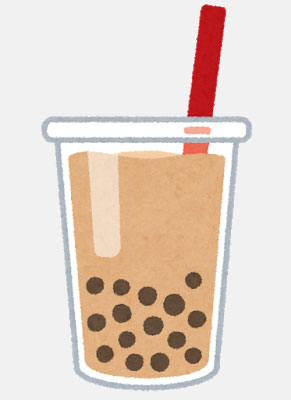
#> input picture tapioka_drink.jpg, 291 x 400 px
$ jupyter execute --allow-errors Untitled1.ipynb
#> lines starting #> are read from the running program, lines starting #| are printed output that depends on the picture; after the words box and inside, x2 and y2 are one past the last pixel; in counts of white or black regions, pixels touching at a corner belong together
[cell 1]
import cv2
import numpy as np
import matplotlib.pyplot as plt

[cell 2]
# カラーで読み込んだ画像をcvtColorを用いてhsvに変更
file_path = "tapioka_drink.jpg"
img_cl = cv2.imread(file_path, 6)
#> img_cl is the input picture: shape (400, 291, 3); mean B, G, R 202.9, 213.5, 228.9

[cell 3]
## 画像を表示 ##
plt.imshow(img_cl)
plt.show()

[cell 4]
img_cl = cv2.imread(file_path, 1)

[cell 5]
## 画像を表示 ##
plt.imshow(img_cl)
plt.show()

[cell 6]
img_cl = cv2.imread(file_path, 2)
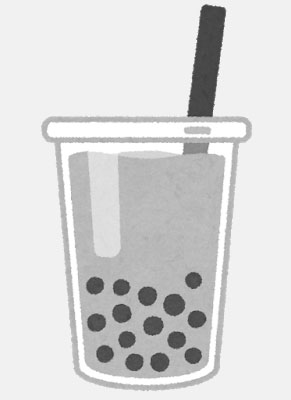
#> img_cl: shape (400, 291); min 55, max 255, mean 216.9

[cell 7]
## 画像を表示 ##
plt.imshow(img_cl)
plt.show()

[cell 8]
img_cl = cv2.imread(file_path, 6)

[cell 9]
## 画像を表示 ##
plt.imshow(img_cl)
plt.show()

[cell 10]
## 赤色の範囲を定義 ##
hsv_min = np.array([150, 64, 0])
hsv_max = np.array([180, 255, 255])

#> (a cell that did not finish here is left out)

[cell 12]
img_hsv = cv2.cvtColor(img_cl, cv2.COLOR_BGR2HSV)
#> img_hsv: shape (400, 291, 3); mean H, S, V 19.4, 35, 229.9

[cell 13]
## 画像を表示 ##
plt.imshow(img_hsv)
plt.show()

[cell 14]
## 赤色をマスクする ##
mask = cv2.inRange(img_hsv, hsv_min, hsv_max)
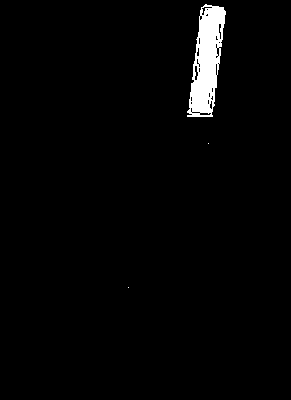
#> mask: shape (400, 291); 2.2% white; 3 white regions (2 under 20 px), largest, box (x1, y1, x2, y2) and area: (187, 4, 226, 117) 2568
mask = cv2.bitwise_not(mask)
img_hsv = cv2.bitwise_and(img_hsv, img_hsv, mask = mask)
#> img_hsv: shape (400, 291, 3); mean H, S, V 15.4, 30.1, 225.8

[cell 15]
## 画像を表示 ##
plt.imshow(img_hsv)
plt.show()

[cell 16]
## 背景の黒い部分などを白くする ##
img_hsv[:, :, 2] = np.where(img_hsv[:, :, 2] < 10, 255 * np.ones_like(img_hsv[:, :, 2]), img_hsv[:, :, 2])
#> img_hsv: shape (400, 291, 3); mean H, S, V 15.4, 30.1, 231.4

[cell 17]
## 画像を表示 ##
plt.imshow(img_hsv)
plt.show()

[cell 18]
## HSVからBGRを経由して白黒に変更する ##
img_bgr = cv2.cvtColor(img_hsv, cv2.COLOR_HSV2BGR)
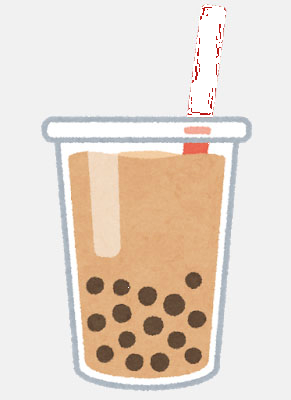
#> img_bgr: shape (400, 291, 3); mean B, G, R 207.7, 218.3, 230.4
img_bw  = cv2.cvtColor(img_bgr, cv2.COLOR_BGR2GRAY)
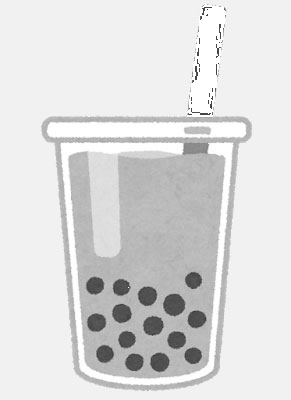
#> img_bw: shape (400, 291); min 56, max 255, mean 220.7

[cell 19]
## 画像を表示 ##
plt.imshow(img_bgr)
plt.show()

[cell 20]
## 画像を表示 ##
plt.imshow(img_bw)
plt.show()

[cell 21]
## ごみを取るためのブラシ処理 ##
img_bw_b = cv2.blur(img_bw, (3, 3))

[cell 22]
## 画像を表示 ##
plt.imshow(img_bw_b)
plt.show()

[cell 23]
## 暗い部分のみ残してみる ##
img_bw_b = np.where(img_bw_b < 90, 255, 0)
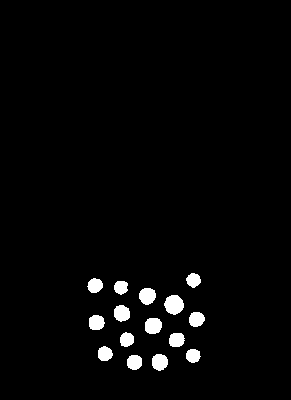
#> img_bw_b: shape (400, 291) int64; 2.5% white; 15 white regions, largest, box (x1, y1, x2, y2) and area: (164, 295, 184, 315) 299, (145, 318, 162, 334) 232, (139, 288, 156, 305) 226

$ run again, with HSV_color_space_H=255.png saved as tapioka_drink.jpg
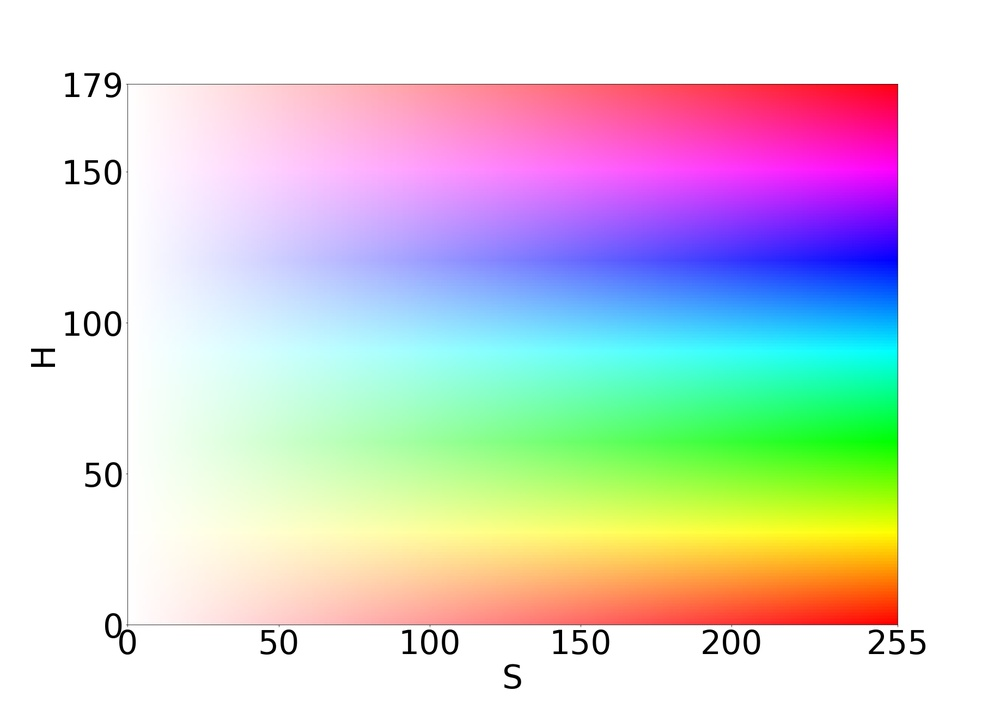
#> input picture HSV_color_space_H=255.png, 1000 x 702 px, shrunk from 1836 x 1288 before the run
#> img_cl is the input picture: shape (702, 1000, 3); mean B, G, R 215.1, 215.2, 214.6
#> img_cl: shape (702, 1000)
#> `mask = cv2.inRange(img_hsv, hsv_min, hsv_max)`:
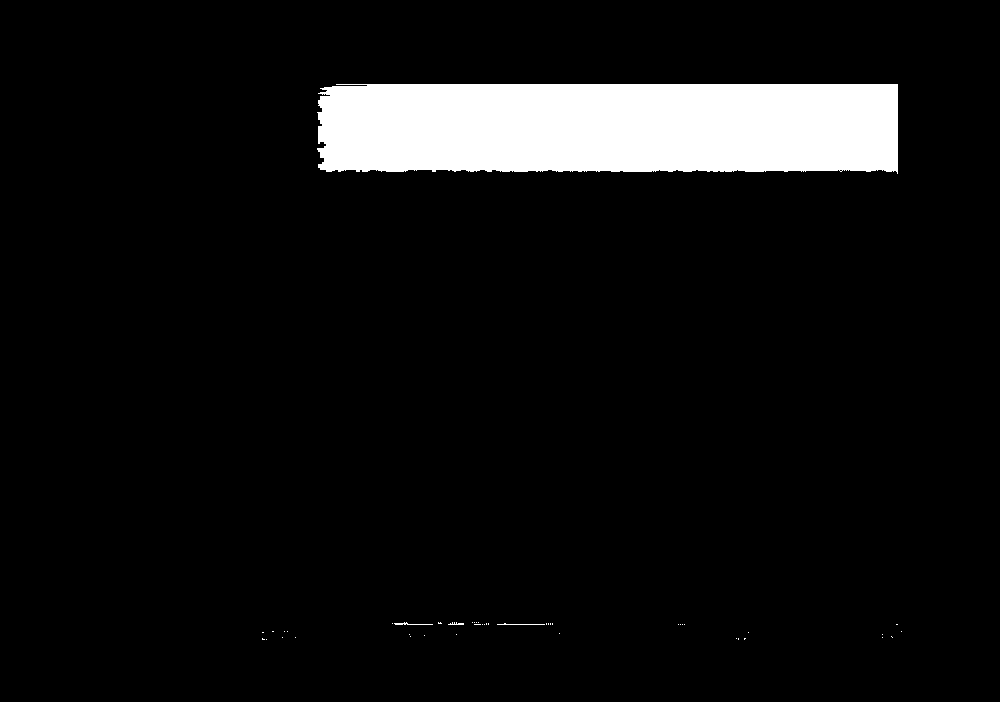
#> mask: shape (702, 1000); 7.2% white; 45 white regions (41 under 20 px), largest, box (x1, y1, x2, y2) and area: (317, 84, 898, 174) 50320, (394, 622, 433, 625) 52, (497, 623, 545, 625) 50, (448, 622, 464, 625) 29
#> `img_bw_b = np.where(img_bw_b < 90, 255, 0)`:
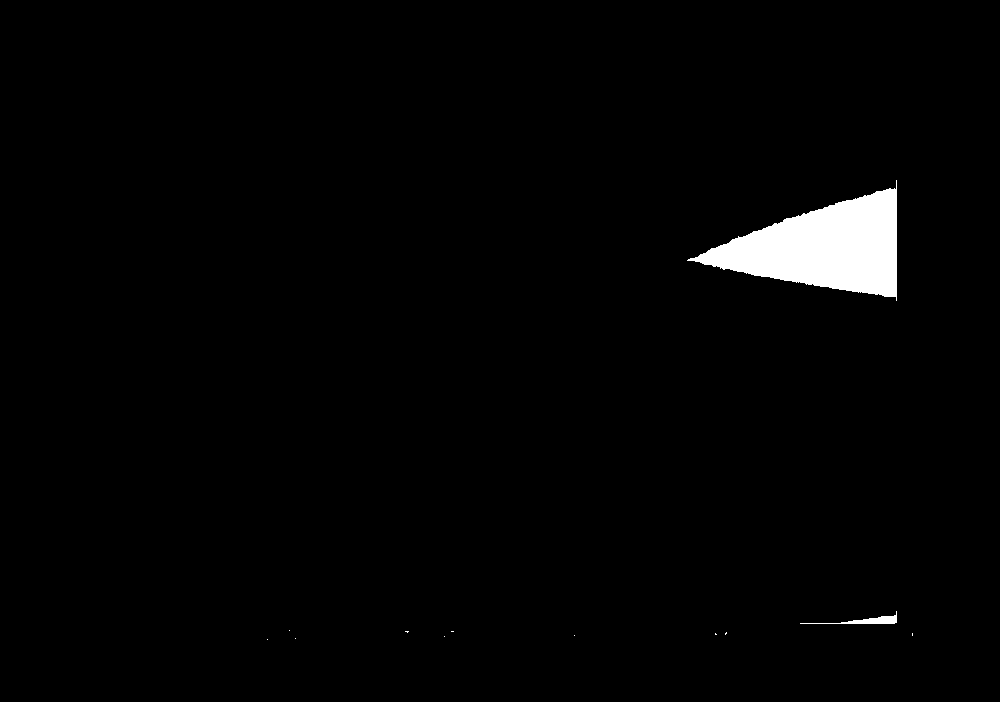
#> img_bw_b: shape (702, 1000) int64; 1.9% white; 12 white regions (10 under 20 px), largest, box (x1, y1, x2, y2) and area: (687, 180, 897, 301) 12804, (800, 611, 897, 624) 348
